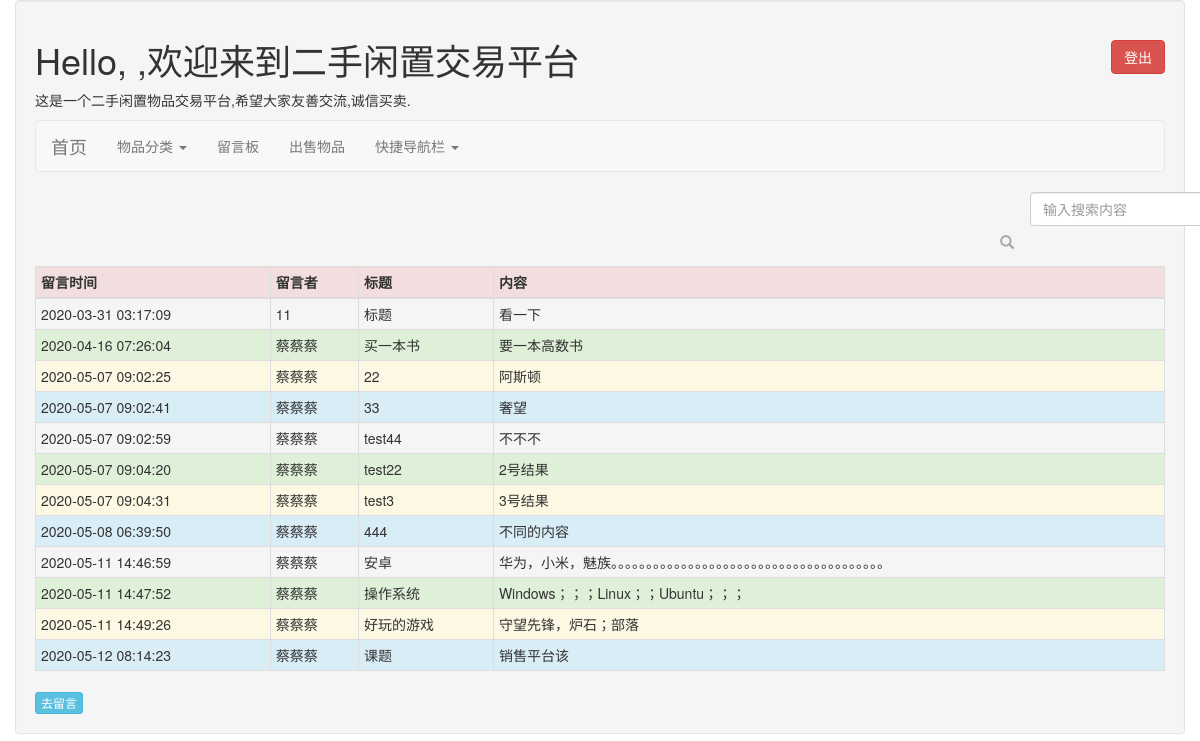
Page /homepage/message_board/ on the committed database.
### homepage/models.py (models this page shows, shortened)
class Message(models.Model):
    username=models.CharField(max_length=256)
    title=models.CharField(max_length=512)
    content=models.TextField(max_length=256)
    publish=models.DateTimeField()
    class Meta:
        verbose_name = "留言板"
        verbose_name_plural = "留言板"

### homepage/views.py (the view)
# urls.py: path('message_board/' , views.message_board , name = 'message_board'),
def message_board(request):
    messages = models.Message.objects.all()    #将数据库里的留言信息表示在留言板上
    return render(request, 'homepage/message_board.html', {'messages' : messages})

### templates/homepage/message_board.html (shortened to what this page needs)
<!DOCTYPE html>
<html lang="en">
<head>
</head>
<body>
{% extends "base.html" %}
{% block content %}
    <table class="table table-striped table-bordered table-hover table-condensed">
            <thead>
                <tr class="danger">
                    <th>留言时间</th>
                    <th>留言者</th>
                    <th>标题</th>
                    <th>内容</th>
                </tr>
            </thead>
            <tbody>
                {% if messages %}
                    {% for message in messages %}
                        <tr class="{% cycle 'active' 'success' 'warning' 'info' %}">
                            <td>{{ message.publish|date:'Y-m-d H:i:s' }}</td>
                            <td>{{ message.username }}</td>
                            <td>{{ message.title }}</td>
                            <td>{{ message.content }}</td>
                        </tr>
                    {% endfor %}
                {% else %}
                    <tr>
                        <td colspan="4">无数据</td>
                    </tr>
                {% endif %}
            </tbody>
        </table>
        <a class="btn btn-xs btn-info" href="{% url 'homepage:create' %}">去留言</a>
{% endblock %}

### rows in the picture
Message: publish "2020-03-31 03:17:09", username "11", title "标题", content "看一下"
Message: publish "2020-04-16 07:26:04", username "蔡蔡蔡", title "买一本书", content "要一本高数书"
Message: publish "2020-05-07 09:02:25", username "蔡蔡蔡", title "22", content "阿斯顿"
Message: publish "2020-05-07 09:02:41", username "蔡蔡蔡", title "33", content "奢望"
Message: publish "2020-05-07 09:02:59", username "蔡蔡蔡", title "test44", content "不不不"
Message: publish "2020-05-07 09:04:20", username "蔡蔡蔡", title "test22", content "2号结果"
Message: publish "2020-05-07 09:04:31", username "蔡蔡蔡", title "test3", content "3号结果"
Message: publish "2020-05-08 06:39:50", username "蔡蔡蔡", title "444", content "不同的内容"
Message: publish "2020-05-11 14:46:59", username "蔡蔡蔡", title "安卓", content "华为，小米，魅族。。。。。。。。。。。。。。。。。。。。。。。。。。。。。。。。。。。。。。。"
Message: publish "2020-05-11 14:47:52", username "蔡蔡蔡", title "操作系统", content "Windows；；；Linux；；Ubuntu；；；"
Message: publish "2020-05-11 14:49:26", username "蔡蔡蔡", title "好玩的游戏", content "守望先锋，炉石；部落"
Message: publish "2020-05-12 08:14:23", username "蔡蔡蔡", title "课题", content "销售平台该"
